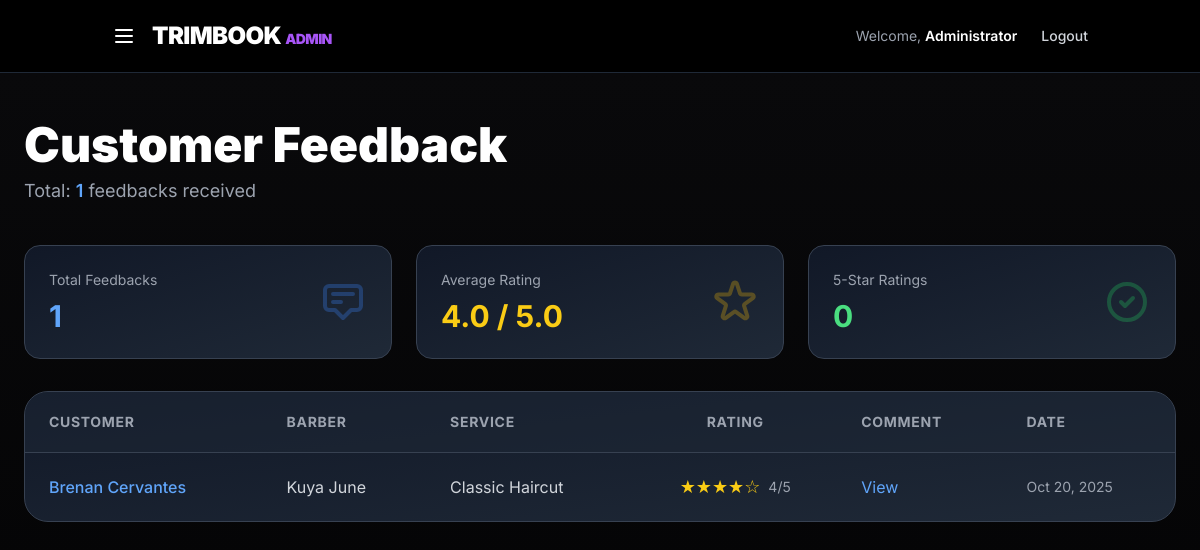
Screenshot of /dashboards/admin_feedback.php with the database file from the repository.
### tables this page shows
CREATE TABLE `feedback` (
  `feedback_id` int(11) NOT NULL,
  `appointment_id` int(11) NOT NULL,
  `customer_user_id` int(11) NOT NULL,
  `barber_id` int(11) NOT NULL,
  `rating` int(11) NOT NULL CHECK (`rating` >= 1 and `rating` <= 5),
  `comment` text DEFAULT NULL,
  `created_at` timestamp NOT NULL DEFAULT current_timestamp()
);

CREATE TABLE `users` (
  `user_id` int(11) NOT NULL,
  `first_name` varchar(50) NOT NULL,
  `last_name` varchar(50) NOT NULL,
  `email` varchar(100) NOT NULL,
  `phone_no` varchar(20) DEFAULT NULL,
  `username` varchar(50) NOT NULL,
  `password` varchar(255) NOT NULL,
  `profile_photo` varchar(255) DEFAULT NULL,
  `user_type` enum('admin','barber','customer') NOT NULL,
  `created_at` timestamp NOT NULL DEFAULT current_timestamp()
);

CREATE TABLE `services` (
  `service_id` int(11) NOT NULL,
  `service_name` varchar(100) NOT NULL,
  `description` text DEFAULT NULL,
  `price` decimal(10,2) NOT NULL
);

### dashboards/admin_feedback.php (the view, shortened to what this page needs)
<?php
require_once('../includes/dbconfig.php');
$admin_name = $_SESSION['admin_name'] ?? 'Administrator';
$feedback_data = [];
$query = "
    SELECT
        f.feedback_id,
        f.appointment_id,
        f.rating,
        f.comment,
        f.created_at,
        u.first_name as customer_first_name,
        u.last_name as customer_last_name,
        b_user.first_name as barber_first_name,
        b_user.last_name as barber_last_name,
        s.service_name
    FROM feedback f
    JOIN users u ON f.customer_user_id = u.user_id
    JOIN barbers b ON f.barber_id = b.barber_id
    JOIN users b_user ON b.user_id = b_user.user_id
    JOIN appointments a ON f.appointment_id = a.appointment_id
    JOIN services s ON a.service_id = s.service_id
    ORDER BY f.created_at DESC
";
$result = $conn->query($query);
if ($result) {
    while ($row = $result->fetch_assoc()) {
        $feedback_data[] = $row;
    }
}
$total_feedback = count($feedback_data);
$avg_rating = 0;
if ($total_feedback > 0) {
    $sum = array_sum(array_column($feedback_data, 'rating'));
    $avg_rating = $sum / $total_feedback;
}
function formatDate($date) {
    return date('M d, Y', strtotime($date));
}
function getRatingColor($rating) {
    if ($rating >= 3) return 'text-yellow-400';
    return 'text-red-400';
}
function getStarDisplay($rating) {
    $filled = '★';
    $empty = '☆';
    $stars = str_repeat($filled, $rating) . str_repeat($empty, 5 - $rating);
    return $stars;
}
?>
<!DOCTYPE html>
<html lang="en">
<head>
  <script src="https://cdn.tailwindcss.com"></script>
</head>
<body class="bg-black text-white antialiased">
  <header class="bg-black/80 backdrop-blur-lg border-b border-gray-800">
    <nav class="container mx-auto flex justify-between items-center py-5 px-6">
      <div class="flex items-center space-x-4">
        <button onclick="toggleSidebar()" class="text-white hover:text-purple-400 transition">
          <svg class="w-6 h-6" fill="none" stroke="currentColor" viewBox="0 0 24 24">
            <path stroke-linecap="round" stroke-linejoin="round" stroke-width="2" d="M4 6h16M4 12h16M4 18h16"></path>
          </svg>
        </button>
        <a href="admin_dashboard.php" class="text-2xl font-black tracking-tight">TRIMBOOK <span class="text-purple-500 text-sm">ADMIN</span></a>
      </div>
      <div class="flex items-center space-x-6">
        <span class="text-gray-400 text-sm hidden md:block">Welcome, <span class="text-white font-semibold"><?= htmlspecialchars($admin_name) ?></span></span>
        <a href="../auth/logout.php" class="text-sm font-medium text-gray-300 hover:text-white transition hidden md:block">Logout</a>
      </div>
    </nav>
  </header>
  <main class="min-h-screen bg-gradient-to-b from-zinc-950 to-black py-12 px-6">
    <div class="container mx-auto max-w-7xl">
      <div class="mb-10">
        <h1 class="text-4xl md:text-5xl font-black mb-2">Customer Feedback</h1>
        <p class="text-gray-400 text-lg">Total: <span class="text-blue-400 font-semibold"><?= $total_feedback ?></span> feedbacks received</p>
      </div>
      <div class="grid grid-cols-1 md:grid-cols-3 gap-6 mb-8">
        <div class="bg-gradient-to-br from-gray-900 to-gray-800 border border-gray-700 rounded-2xl p-6">
          <div class="flex items-center justify-between">
            <div>
              <p class="text-gray-400 text-sm mb-2">Total Feedbacks</p>
              <h3 class="text-3xl font-bold text-blue-400"><?= $total_feedback ?></h3>
            </div>
            <svg class="w-12 h-12 text-blue-500/30" fill="none" stroke="currentColor" viewBox="0 0 24 24">
              <path stroke-linecap="round" stroke-linejoin="round" stroke-width="2" d="M7 8h10M7 12h4m1 8l-4-4H5a2 2 0 01-2-2V6a2 2 0 012-2h14a2 2 0 012 2v8a2 2 0 01-2 2h-3l-4 4z"></path>
            </svg>
          </div>
        </div>
        <div class="bg-gradient-to-br from-gray-900 to-gray-800 border border-gray-700 rounded-2xl p-6">
          <div class="flex items-center justify-between">
            <div>
              <p class="text-gray-400 text-sm mb-2">Average Rating</p>
              <h3 class="text-3xl font-bold <?= getRatingColor($avg_rating) ?>"><?= number_format($avg_rating, 1) ?> / 5.0</h3>
            </div>
          </div>
        </div>
        <div class="bg-gradient-to-br from-gray-900 to-gray-800 border border-gray-700 rounded-2xl p-6">
          <div class="flex items-center justify-between">
            <div>
              <p class="text-gray-400 text-sm mb-2">5-Star Ratings</p>
              <h3 class="text-3xl font-bold text-green-400"><?= count(array_filter($feedback_data, fn($f) => $f['rating'] == 5)) ?></h3>
            </div>
            <svg class="w-12 h-12 text-green-500/30" fill="none" stroke="currentColor" viewBox="0 0 24 24">
              <path stroke-linecap="round" stroke-linejoin="round" stroke-width="2" d="M9 12l2 2 4-4m6 2a9 9 0 11-18 0 9 9 0 0118 0z"></path>
            </svg>
          </div>
        </div>
      </div>
      <div class="bg-gradient-to-br from-gray-900 to-gray-800 border border-gray-700 rounded-3xl overflow-hidden">
        <?php if ($total_feedback > 0): ?>
          <div class="overflow-x-auto">
            <table class="w-full">
              <thead class="bg-gray-800/50 border-b border-gray-700">
                <tr class="text-gray-400 text-sm font-semibold uppercase tracking-wider">
                  <th class="px-6 py-5 text-left">Customer</th>
                  <th class="px-6 py-5 text-left">Barber</th>
                  <th class="px-6 py-5 text-left">Service</th>
                  <th class="px-6 py-5 text-center">Rating</th>
                  <th class="px-6 py-5 text-left">Comment</th>
                  <th class="px-6 py-5 text-left">Date</th>
                </tr>
              </thead>
              <tbody class="divide-y divide-gray-700">
                <?php foreach ($feedback_data as $feedback): ?>
                  <tr class="hover:bg-gray-800/50 transition">
                    <td class="px-6 py-5 font-medium text-blue-400">
                      <?= htmlspecialchars($feedback['customer_first_name'] . ' ' . $feedback['customer_last_name']) ?>
                    </td>
                    <td class="px-6 py-5 text-gray-300">
                      <?= htmlspecialchars($feedback['barber_first_name'] . ' ' . $feedback['barber_last_name']) ?>
                    </td>
                    <td class="px-6 py-5 text-gray-300">
                      <?= htmlspecialchars($feedback['service_name']) ?>
                    </td>
                    <td class="px-6 py-5 text-center">
                      <div class="flex items-center justify-center gap-2">
                        <span class="<?= getRatingColor($feedback['rating']) ?> text-lg"><?= getStarDisplay($feedback['rating']) ?></span>
                        <span class="text-gray-400 text-sm"><?= $feedback['rating'] ?>/5</span>
                      </div>
                    </td>
                    <td class="px-6 py-5 text-gray-300 max-w-xs">
                      <?php if (!empty($feedback['comment'])): ?>
                        <button onclick="document.getElementById('commentModal').classList.remove('hidden'); document.getElementById('commentModal').classList.add('flex'); document.getElementById('modalCustomer').textContent = '<?= addslashes($feedback['customer_first_name'] . ' ' . $feedback['customer_last_name']) ?>'; document.getElementById('modalBarber').textContent = '<?= addslashes($feedback['barber_first_name'] . ' ' . $feedback['barber_last_name']) ?>'; document.getElementById('modalComment').textContent = `<?= addslashes($feedback['comment']) ?>`;" class="text-blue-400 hover:text-blue-300 transition">
                          View
                        </button>
                      <?php else: ?>
                        <span class="text-gray-500">-</span>
                      <?php endif; ?>
                    </td>
                    <td class="px-6 py-5 text-gray-400 text-sm">
                      <?= formatDate($feedback['created_at']) ?>
                    </td>
                  </tr>
                <?php endforeach; ?>
              </tbody>
            </table>
          </div>
        <?php endif; ?>
      </div>
    </div>
  </main>

### dashboards/admin_feedback.php (style rules this page uses)
body { font-family: 'Inter', sans-serif; }

### rows the page displays
feedback: rating "0", customer_user.last_name "Brenan Cervantes", users.first_name+last_name "Kuya June", services.service_name "Classic Haircut", rating "★★★★☆", rating "4", created_at "Oct 20, 2025"

### other values shown
$admin_name "Administrator"
$total_feedback "1"
$avg_rating "4.0"
